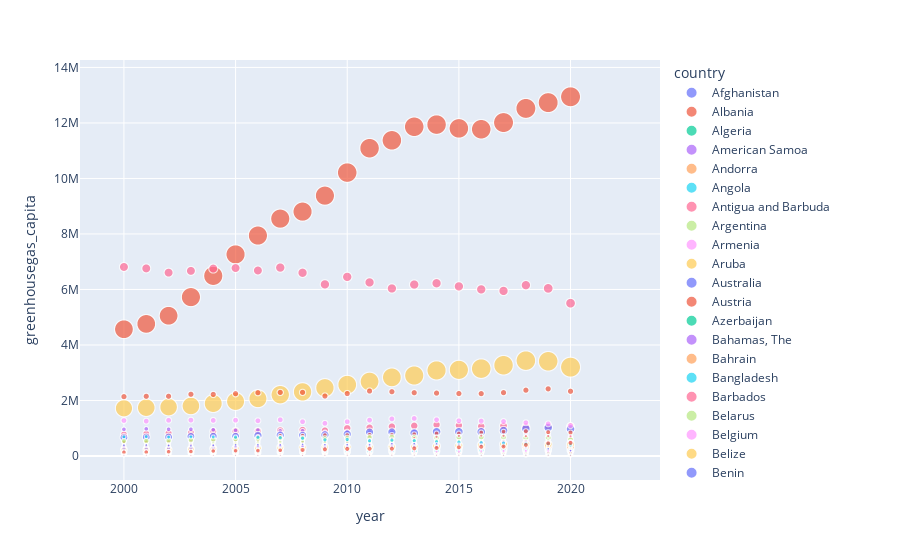

Source (notebook cell):
### Code cell
fig1 = px.scatter(df, x='year', y='greenhousegas_capita', color='country', size= 'population')
fig1.show()
